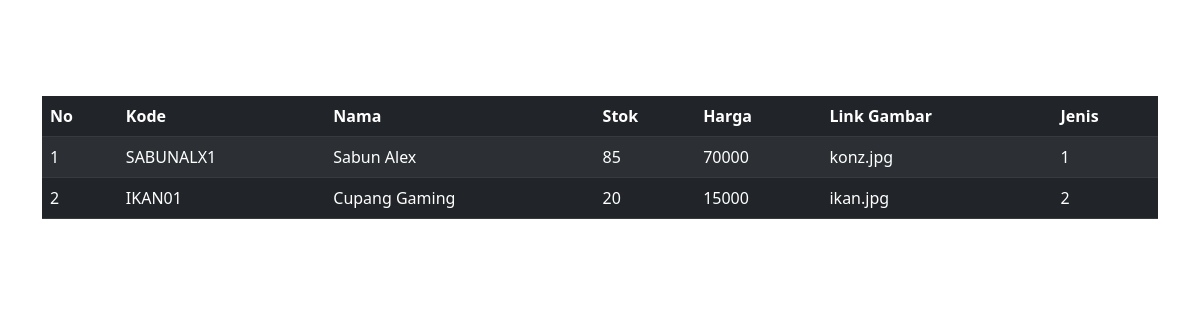
The app's page /view_brg/ with its own data.
### landingpage/models.py (models this page shows)
class Barang(models.Model):
    kodebrg=models.CharField(max_length = 50)
    nama=models.CharField(max_length=50)
    stok=models.IntegerField()
    harga=models.BigIntegerField()
    link_gbr=models.CharField(max_length=150, blank=True)
    waktu_posting=(models.DateTimeField(auto_now_add=True))
    jenis_id=models.ForeignKey(Jenis, on_delete=models.CASCADE,null=True)

### landingpage/views.py (the view)
# urls.py: path('view_brg/', barang_view),
def barang_view(request):
    barangs=Barang.objects.all()
    konteks={
        'barangs': barangs,
    }
    return render(request,'tampil_brg.html',konteks)

### templates/tampil_brg.html (shortened to what this page needs)
<!DOCTYPE html>
<html lang="en">
<head>
    <link href="https://cdn.jsdelivr.net/npm/bootstrap@5.2.2/dist/css/bootstrap.min.css" rel="stylesheet"
 />
</head>
<body>
    {% block content %}
    <br>
    <br>
    <br>
    <br>
    <div class="container">
        <table class="table table-striped table-dark">
            <thead>
                <tr>
                    <th scope="col">No</th>
                    <th scope="col">Kode</th>
                    <th scope="col">Nama</th>
                    <th scope="col">Stok</th>
                    <th scope="col">Harga</th>
                    <th scope="col">Link Gambar</th>
                    <th scope="col">Jenis</th>
                </tr>
            </thead>
            <tbody>
                {% for Barang in barangs %}
                <tr>
                    <td>{{forloop.counter}}</td>
                    <td>{{Barang.kodebrg}}</td>
                    <td>{{Barang.nama}}</td>
                    <td>{{Barang.stok}}</td>
                    <td>{{Barang.harga}}</td>
                    <td>{{Barang.link_gbr}}</td>
                    <td>{{Barang.jenis_id_id}}</td>
                </tr>
                {% endfor %}
            </tbody>
        </table>
    </div>
    {% endblock %}
</body>
</html>

### records on screen
Barang: kodebrg "SABUNALX1", nama "Sabun Alex", stok "85", harga "70000", link_gbr "konz.jpg", jenis_id_id "1"
Barang: kodebrg "IKAN01", nama "Cupang Gaming", stok "20", harga "15000", link_gbr "ikan.jpg", jenis_id_id "2"
